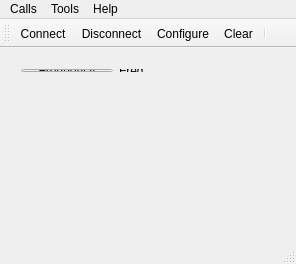
<?xml version="1.0" encoding="UTF-8"?>
<ui version="4.0">
 <class>MainWindow</class>
 <widget class="QMainWindow" name="MainWindow">
  <property name="geometry">
   <rect>
    <x>0</x>
    <y>0</y>
    <width>296</width>
    <height>264</height>
   </rect>
  </property>
  <property name="windowTitle">
   <string>Simple Terminal</string>
  </property>
  <widget class="QWidget" name="centralWidget">
   <widget class="QWidget" name="layoutWidget">
    <property name="geometry">
     <rect>
      <x>10</x>
      <y>10</y>
      <width>211</width>
      <height>25</height>
     </rect>
    </property>
    <layout class="QHBoxLayout" name="horizontalLayout">
     <item>
      <widget class="QPushButton" name="freqBtn">
       <property name="text">
        <string>Frequency</string>
       </property>
      </widget>
     </item>
     <item>
      <widget class="QLabel" name="freq">
       <property name="text">
        <string>Freq</string>
       </property>
      </widget>
     </item>
    </layout>
   </widget>
  </widget>
  <widget class="QMenuBar" name="menuBar">
   <property name="geometry">
    <rect>
     <x>0</x>
     <y>0</y>
     <width>296</width>
     <height>21</height>
    </rect>
   </property>
   <widget class="QMenu" name="menuCalls">
    <property name="title">
     <string>Calls</string>
    </property>
    <addaction name="actionConnect"/>
    <addaction name="actionDisconnect"/>
    <addaction name="separator"/>
    <addaction name="actionQuit"/>
   </widget>
   <widget class="QMenu" name="menuTools">
    <property name="title">
     <string>Tools</string>
    </property>
    <addaction name="actionConfigure"/>
    <addaction name="actionClear"/>
    <addaction name="separator"/>
   </widget>
   <widget class="QMenu" name="menuHelp">
    <property name="title">
     <string>Help</string>
    </property>
    <addaction name="actionAbout"/>
    <addaction name="actionAboutQt"/>
   </widget>
   <addaction name="menuCalls"/>
   <addaction name="menuTools"/>
   <addaction name="menuHelp"/>
  </widget>
  <widget class="QToolBar" name="mainToolBar">
   <attribute name="toolBarArea">
    <enum>TopToolBarArea</enum>
   </attribute>
   <attribute name="toolBarBreak">
    <bool>false</bool>
   </attribute>
   <addaction name="actionConnect"/>
   <addaction name="actionDisconnect"/>
   <addaction name="actionConfigure"/>
   <addaction name="actionClear"/>
   <addaction name="separator"/>
  </widget>
  <widget class="QStatusBar" name="statusBar"/>
  <action name="actionAbout">
   <property name="text">
    <string>&amp;About</string>
   </property>
   <property name="toolTip">
    <string>About program</string>
   </property>
   <property name="shortcut">
    <string>Alt+A</string>
   </property>
  </action>
  <action name="actionAboutQt">
   <property name="text">
    <string>About Qt</string>
   </property>
  </action>
  <action name="actionConnect">
   <property name="icon">
    <iconset resource="terminal.qrc">
     <normaloff>:/images/connect.png</normaloff>:/images/connect.png</iconset>
   </property>
   <property name="text">
    <string>C&amp;onnect</string>
   </property>
   <property name="toolTip">
    <string>Connect to serial port</string>
   </property>
   <property name="shortcut">
    <string>Ctrl+O</string>
   </property>
  </action>
  <action name="actionDisconnect">
   <property name="icon">
    <iconset resource="terminal.qrc">
     <normaloff>:/images/disconnect.png</normaloff>:/images/disconnect.png</iconset>
   </property>
   <property name="text">
    <string>&amp;Disconnect</string>
   </property>
   <property name="toolTip">
    <string>Disconnect from serial port</string>
   </property>
   <property name="shortcut">
    <string>Ctrl+D</string>
   </property>
  </action>
  <action name="actionConfigure">
   <property name="icon">
    <iconset resource="terminal.qrc">
     <normaloff>:/images/settings.png</normaloff>:/images/settings.png</iconset>
   </property>
   <property name="text">
    <string>&amp;Configure</string>
   </property>
   <property name="toolTip">
    <string>Configure serial port</string>
   </property>
   <property name="shortcut">
    <string>Alt+C</string>
   </property>
  </action>
  <action name="actionClear">
   <property name="icon">
    <iconset resource="terminal.qrc">
     <normaloff>:/images/clear.png</normaloff>:/images/clear.png</iconset>
   </property>
   <property name="text">
    <string>C&amp;lear</string>
   </property>
   <property name="toolTip">
    <string>Clear data</string>
   </property>
   <property name="shortcut">
    <string>Alt+L</string>
   </property>
  </action>
  <action name="actionQuit">
   <property name="icon">
    <iconset resource="terminal.qrc">
     <normaloff>:/images/application-exit.png</normaloff>:/images/application-exit.png</iconset>
   </property>
   <property name="text">
    <string>&amp;Quit</string>
   </property>
   <property name="shortcut">
    <string>Ctrl+Q</string>
   </property>
  </action>
 </widget>
 <layoutdefault spacing="6" margin="11"/>
 <resources>
  <include location="terminal.qrc"/>
 </resources>
 <connections/>
</ui>
